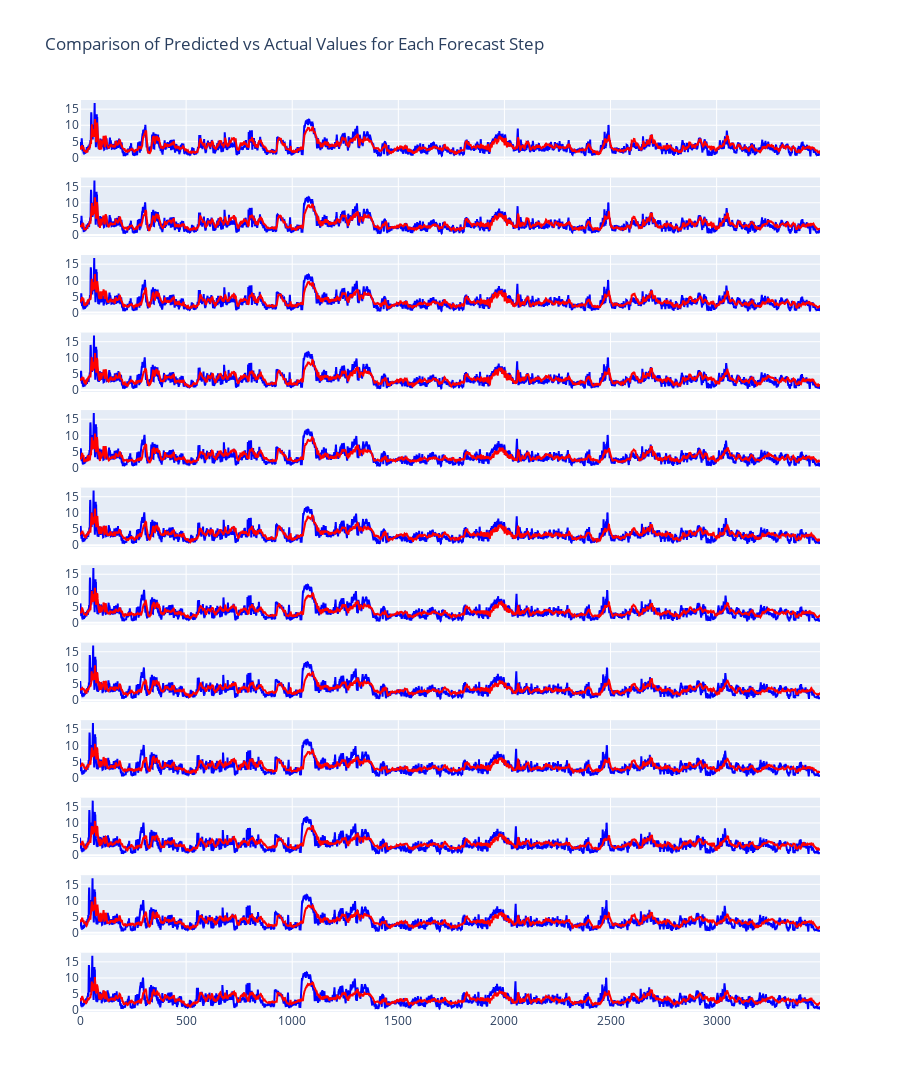

The notebook cell saved with this chart:
### Code cell
import plotly.graph_objects as go
from plotly.subplots import make_subplots

# Create a subplot figure with 12 rows and 1 column
fig = make_subplots(rows=12, cols=1, shared_xaxes=True, vertical_spacing=0.02)

# Iterate over each forecast step and add a trace for actual and predicted values
for i in range(12):
    fig.add_trace(go.Scatter(
        x=list(range(len(y_test[:, i]))),
        y=y_test[:, i],
        mode='lines',
        name=f'Actual (Step {i+1})',
        line=dict(color='blue')
    ), row=i+1, col=1)
    
    fig.add_trace(go.Scatter(
        x=list(range(len(y_pred[:, i]))),
        y=y_pred[:, i],
        mode='lines',
        name=f'Predicted (Step {i+1})',
        line=dict(color='red')
    ), row=i+1, col=1)

# Update layout
fig.update_layout(
    title='Comparison of Predicted vs Actual Values for Each Forecast Step',
    height=3000,  # Increase height to fit all subplots
    showlegend=False  # Disable legend to avoid repetition
)

# Show the plot
fig.show()

### Figure 1 — Plotly figure (JSON) as saved in the notebook; plotly's stock layout.template omitted (floating-point values rounded to 4 significant figures; data arrays with more than 128 entries replaced by an {"elided": "..."} marker saying what was removed)
{"data": [{"line": {"color": "blue"}, "mode": "lines", "name": "Actual (Step 1)", "type": "scatter", "x": {"elided": "3488 int values"}, "xaxis": "x", "y": {"elided": "3488 float values"}, "yaxis": "y"}, {"line": {"color": "red"}, "mode": "lines", "name": "Predicted (Step 1)", "type": "scatter", "x": {"elided": "3488 int values"}, "xaxis": "x", "y": {"elided": "3488 float values"}, "yaxis": "y"}, {"line": {"color": "blue"}, "mode": "lines", "name": "Actual (Step 2)", "type": "scatter", "x": {"elided": "3488 int values"}, "xaxis": "x2", "y": {"elided": "3488 float values"}, "yaxis": "y2"}, {"line": {"color": "red"}, "mode": "lines", "name": "Predicted (Step 2)", "type": "scatter", "x": {"elided": "3488 int values"}, "xaxis": "x2", "y": {"elided": "3488 float values"}, "yaxis": "y2"}, {"line": {"color": "blue"}, "mode": "lines", "name": "Actual (Step 3)", "type": "scatter", "x": {"elided": "3488 int values"}, "xaxis": "x3", "y": {"elided": "3488 float values"}, "yaxis": "y3"}, {"line": {"color": "red"}, "mode": "lines", "name": "Predicted (Step 3)", "type": "scatter", "x": {"elided": "3488 int values"}, "xaxis": "x3", "y": {"elided": "3488 float values"}, "yaxis": "y3"}, {"line": {"color": "blue"}, "mode": "lines", "name": "Actual (Step 4)", "type": "scatter", "x": {"elided": "3488 int values"}, "xaxis": "x4", "y": {"elided": "3488 float values"}, "yaxis": "y4"}, {"line": {"color": "red"}, "mode": "lines", "name": "Predicted (Step 4)", "type": "scatter", "x": {"elided": "3488 int values"}, "xaxis": "x4", "y": {"elided": "3488 float values"}, "yaxis": "y4"}, {"line": {"color": "blue"}, "mode": "lines", "name": "Actual (Step 5)", "type": "scatter", "x": {"elided": "3488 int values"}, "xaxis": "x5", "y": {"elided": "3488 float values"}, "yaxis": "y5"}, {"line": {"color": "red"}, "mode": "lines", "name": "Predicted (Step 5)", "type": "scatter", "x": {"elided": "3488 int values"}, "xaxis": "x5", "y": {"elided": "3488 float values"}, "yaxis": "y5"}, {"line": {"color": "blue"}, "mode": "lines", "name": "Actual (Step 6)", "type": "scatter", "x": {"elided": "3488 int values"}, "xaxis": "x6", "y": {"elided": "3488 float values"}, "yaxis": "y6"}, {"line": {"color": "red"}, "mode": "lines", "name": "Predicted (Step 6)", "type": "scatter", "x": {"elided": "3488 int values"}, "xaxis": "x6", "y": {"elided": "3488 float values"}, "yaxis": "y6"}, {"line": {"color": "blue"}, "mode": "lines", "name": "Actual (Step 7)", "type": "scatter", "x": {"elided": "3488 int values"}, "xaxis": "x7", "y": {"elided": "3488 float values"}, "yaxis": "y7"}, {"line": {"color": "red"}, "mode": "lines", "name": "Predicted (Step 7)", "type": "scatter", "x": {"elided": "3488 int values"}, "xaxis": "x7", "y": {"elided": "3488 float values"}, "yaxis": "y7"}, {"line": {"color": "blue"}, "mode": "lines", "name": "Actual (Step 8)", "type": "scatter", "x": {"elided": "3488 int values"}, "xaxis": "x8", "y": {"elided": "3488 float values"}, "yaxis": "y8"}, {"line": {"color": "red"}, "mode": "lines", "name": "Predicted (Step 8)", "type": "scatter", "x": {"elided": "3488 int values"}, "xaxis": "x8", "y": {"elided": "3488 float values"}, "yaxis": "y8"}, {"line": {"color": "blue"}, "mode": "lines", "name": "Actual (Step 9)", "type": "scatter", "x": {"elided": "3488 int values"}, "xaxis": "x9", "y": {"elided": "3488 float values"}, "yaxis": "y9"}, {"line": {"color": "red"}, "mode": "lines", "name": "Predicted (Step 9)", "type": "scatter", "x": {"elided": "3488 int values"}, "xaxis": "x9", "y": {"elided": "3488 float values"}, "yaxis": "y9"}, {"line": {"color": "blue"}, "mode": "lines", "name": "Actual (Step 10)", "type": "scatter", "x": {"elided": "3488 int values"}, "xaxis": "x10", "y": {"elided": "3488 float values"}, "yaxis": "y10"}, {"line": {"color": "red"}, "mode": "lines", "name": "Predicted (Step 10)", "type": "scatter", "x": {"elided": "3488 int values"}, "xaxis": "x10", "y": {"elided": "3488 float values"}, "yaxis": "y10"}, {"line": {"color": "blue"}, "mode": "lines", "name": "Actual (Step 11)", "type": "scatter", "x": {"elided": "3488 int values"}, "xaxis": "x11", "y": {"elided": "3488 float values"}, "yaxis": "y11"}, {"line": {"color": "red"}, "mode": "lines", "name": "Predicted (Step 11)", "type": "scatter", "x": {"elided": "3488 int values"}, "xaxis": "x11", "y": {"elided": "3488 float values"}, "yaxis": "y11"}, {"line": {"color": "blue"}, "mode": "lines", "name": "Actual (Step 12)", "type": "scatter", "x": {"elided": "3488 int values"}, "xaxis": "x12", "y": {"elided": "3488 float values"}, "yaxis": "y12"}, {"line": {"color": "red"}, "mode": "lines", "name": "Predicted (Step 12)", "type": "scatter", "x": {"elided": "3488 int values"}, "xaxis": "x12", "y": {"elided": "3488 float values"}, "yaxis": "y12"}], "layout": {"height": 3000, "showlegend": false, "title": {"text": "Comparison of Predicted vs Actual Values for Each Forecast Step"}, "xaxis": {"anchor": "y", "domain": [0, 1], "matches": "x12", "showticklabels": false}, "xaxis10": {"anchor": "y10", "domain": [0, 1], "matches": "x12", "showticklabels": false}, "xaxis11": {"anchor": "y11", "domain": [0, 1], "matches": "x12", "showticklabels": false}, "xaxis12": {"anchor": "y12", "domain": [0, 1]}, "xaxis2": {"anchor": "y2", "domain": [0, 1], "matches": "x12", "showticklabels": false}, "xaxis3": {"anchor": "y3", "domain": [0, 1], "matches": "x12", "showticklabels": false}, "xaxis4": {"anchor": "y4", "domain": [0, 1], "matches": "x12", "showticklabels": false}, "xaxis5": {"anchor": "y5", "domain": [0, 1], "matches": "x12", "showticklabels": false}, "xaxis6": {"anchor": "y6", "domain": [0, 1], "matches": "x12", "showticklabels": false}, "xaxis7": {"anchor": "y7", "domain": [0, 1], "matches": "x12", "showticklabels": false}, "xaxis8": {"anchor": "y8", "domain": [0, 1], "matches": "x12", "showticklabels": false}, "xaxis9": {"anchor": "y9", "domain": [0, 1], "matches": "x12", "showticklabels": false}, "yaxis": {"anchor": "x", "domain": [0.935, 1.0]}, "yaxis10": {"anchor": "x10", "domain": [0.17, 0.235]}, "yaxis11": {"anchor": "x11", "domain": [0.085, 0.15]}, "yaxis12": {"anchor": "x12", "domain": [0, 0.065]}, "yaxis2": {"anchor": "x2", "domain": [0.85, 0.915]}, "yaxis3": {"anchor": "x3", "domain": [0.765, 0.83]}, "yaxis4": {"anchor": "x4", "domain": [0.68, 0.745]}, "yaxis5": {"anchor": "x5", "domain": [0.595, 0.66]}, "yaxis6": {"anchor": "x6", "domain": [0.51, 0.575]}, "yaxis7": {"anchor": "x7", "domain": [0.425, 0.49]}, "yaxis8": {"anchor": "x8", "domain": [0.34, 0.405]}, "yaxis9": {"anchor": "x9", "domain": [0.255, 0.32]}}}
